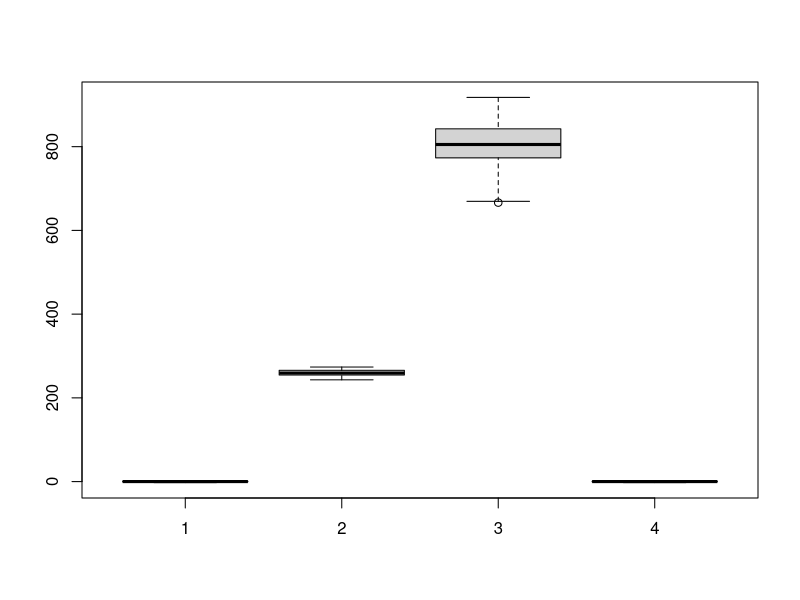

Here is the R script that generated this plot:
# ANOVA

# Initial data ####
set.seed(23)
t1 <- rnorm(100)
set.seed(23)
t2 <- rnorm(76, 259, 8)
set.seed(23)
t3 <- rnorm(150, 800, 54)
set.seed(23)
t4 <- rnorm(123)
boxplot(t1, t2, t3, t4)
lst <- list(t1, t2, t3, t4)

# Step-by-step approach ####
# combine everything into a list
data <- list(t1, t2, t3)
# calculate the means for these vectors
mean_list <- lapply(data, mean); mean_list
# calculate the mean for all elements
mean_all <- mean(unlist(data)) ; mean_all
# calculate SST
st <- lapply(data, function(x) x <- (x - mean_all)^2) ; st
# sapply applies a function (sum) to a list (st) but returns its results as a vector, not as list (lapply)
sst <- sum(sapply(st, sum)) ; sst
# calculate SSG
sg <- lapply(mean_list, function(x) x <- (x - mean_all)^2) ; sg
counts <- lapply(data, length)
ssg <- sum(unlist(sg) * unlist(counts))
ssg
# calculate SSE
sse <- sst - ssg
# calculate degrees of freedom
dft <- length(unlist(data)) - 1
dfg <- length(data) - 1
dfe <- dft - dfg
# calculate means squares
msg <- ssg / dfg
mse <- sse / dfe
# calculate F statistic
f <- msg / mse
# compute p-value
pf(f, dfg, dfe, lower.tail = F)

# Factoring approach ####

# create a factor (categorical) variable
# more on those: http://www.ats.ucla.edu/stat/r/modules/factor_variables.htm
labels <- rep( c("t1","t2","t3"), c(length(t1), length(t2), length(t3)) ) ; labels
# create a unique variable with all the values
core <- c(t1, t2, t3) ; core
# combine these two
df <- data.frame(labels, core) ; df

# calculate means
# `aggregate` takes `core` data and separates it by levels 
# from the newly created list with `labels` factor variable
# `by` must be a list
mean_groups <- aggregate(df$core, by = list(df$labels), mean)$x ; mean_groups
mean_whole <- mean(core); mean_whole

# calculate SSG
length_groups <- aggregate( df$core, list(df$labels), length )$x
ssg <- sum( length_groups * (mean_groups - mean_whole)^2 ) ; ssg
# calculate SST
sst <- sum( (df$core - mean_whole)^2 ) ; sst
# calculate SSE
sse <- sst - ssg
# calculate degrees of freedom
dft <- length(df$labels) - 1
dfg <- length(levels(df$labels)) - 1
dfe <- dft - dfg
# calculate the required statistics
msg <- ssg / dfg
mse <- sse / dfe
f <- msg / mse
pf(f, dfg, dfe, lower.tail = F)

# Modeling approach ####
# create a factor (categorical) variable
labels <- rep( c("t1","t2","t3"), c(length(t1), length(t2), length(t3)) ) ; labels
# create a unique variable with all the values
core <- c(t1, t2, t3) ; core
# create a model
fit <- lm(core ~ labels)
# supply that model to `anova` function
anova(fit)

# Detecting differences ####

lst <- list(t1, t2, t3, t4)
significance_level <- 0.05
len <- length(lst)
# number of comparisons: (number of groups) * (number of groups - 1) / 2
num <- len * (len - 1) / 2
# correction Bonferroni: (significance level) / (number of comparisons)
BC <- significance_level / num

# to calculate SE for pairwise comparisons we need to calculate MSE:
mean_list <- lapply(lst, mean); mean_list
# calculate the mean for all elements
mean_all <- mean(unlist(lst)) ; mean_all
# calculate SST
st <- lapply(lst, function(x) x <- (x - mean_all)^2)
# sapply applies a function (sum) to a list (st) but returns its results as a vector, not as list (lapply)
sst <- sum(sapply(st, sum)) ; sst
# calculate SSG
sg <- lapply(mean_list, function(x) x <- (x - mean_all)^2) 
counts <- lapply(lst, length)
ssg <- sum(unlist(sg) * unlist(counts))
ssg
# calculate SSE
sse <- sst - ssg
# calculate degrees of freedom
dft <- length(unlist(lst)) - 1
dfg <- length(lst) - 1
dfe <- dft - dfg
# calculate means squares
msg <- ssg / dfg
mse <- sse / dfe ; mse
# get names for every pair of distributions
names <- combn(c(1:len), 2, simplify = F) ; names
names <- as.character(names) ; names
names <- gsub(":", ", ", gsub("c|\\(|\\)", "", names)) ; names
# get list of lengths for every pair of distributions
len_pairs <- combn(sapply(lst, length), 2, simplify = F)
# separate it
len_pairs1 <- lapply(len_pairs, "[[", 1)
len_pairs2 <- lapply(len_pairs, "[[", 2)
# produce a vector of SEs for every pair of distributions
ses <- sqrt(sapply(len_pairs1, function(x) mse/x) + sapply(len_pairs2, function(x) mse/x))
# produce a vector of the corresponding mean differences
mean_pairs <- combn(sapply(lst, mean), 2, simplify = F)
mean_diffs <- sapply(lapply(mean_pairs, rev), diff)
# produce a vector of T statistics
t <- mean_diffs / ses ; 
# convert negative values to positive in place them to the right tail
t <- abs(t)
# calculate p-values for these pairs (for degrees of freedom we use dfe)
p <- 2 * pt(t, dfe, lower.tail = F)
# assign corresponding names
names(p) <- names ; p
# compare to Bonferroni correction
fail <- p[p > BC]
succ <- p[p < BC]
print("The following list of distributions was provided")
print(str(lst))
if (!is.null(succ)) {
    print("Null hyphothesis successfully rejected for the pair(s): ")
    print(succ)    
}
if (!is.null(succ)) {
    print("Failed to reject null hyphothesis for the pair(s): ")
    print(fail)
}
